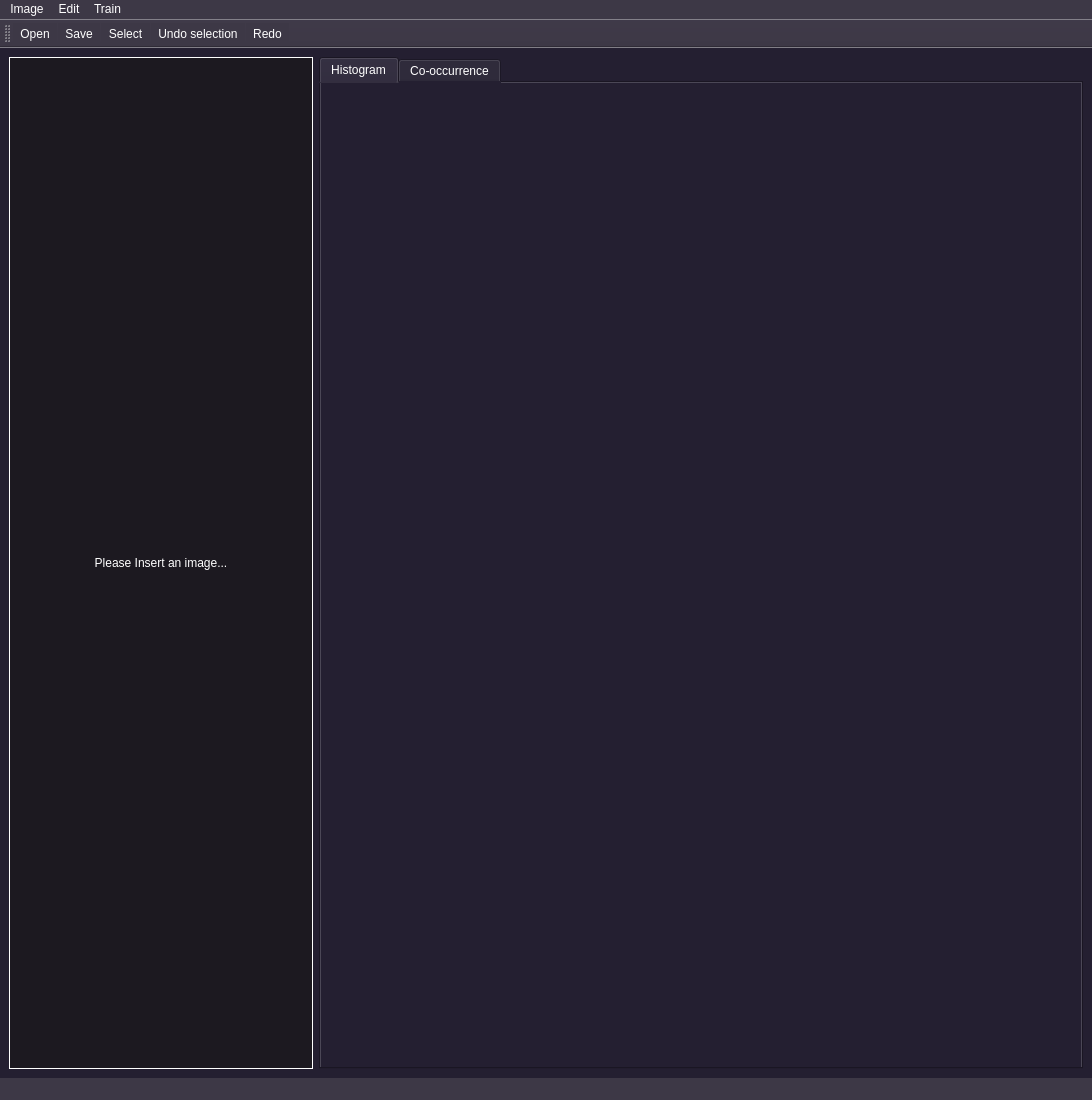
<?xml version="1.0" encoding="UTF-8"?>
<ui version="4.0">
 <class>MainWindow</class>
 <widget class="QMainWindow" name="MainWindow">
  <property name="geometry">
   <rect>
    <x>0</x>
    <y>0</y>
    <width>1092</width>
    <height>1100</height>
   </rect>
  </property>
  <property name="windowTitle">
   <string>MainWindow</string>
  </property>
  <property name="styleSheet">
   <string notr="true">background-color: rgb(61, 56, 70);
color: rgb(255, 255, 255);
selection-color: rgb(94, 92, 100);</string>
  </property>
  <widget class="QWidget" name="centralwidget">
   <property name="styleSheet">
    <string notr="true">background-color: rgb(36, 31, 49);</string>
   </property>
   <layout class="QHBoxLayout" name="horizontalLayout">
    <item>
     <layout class="QHBoxLayout" name="mainLayout">
      <item>
       <layout class="QHBoxLayout" name="imageLayout" stretch="0,0">
        <property name="spacing">
         <number>6</number>
        </property>
        <property name="sizeConstraint">
         <enum>QLayout::SetDefaultConstraint</enum>
        </property>
        <item>
         <widget class="ImageDisplayer" name="imageLabel">
          <property name="sizePolicy">
           <sizepolicy hsizetype="Preferred" vsizetype="Preferred">
            <horstretch>50</horstretch>
            <verstretch>0</verstretch>
           </sizepolicy>
          </property>
          <property name="minimumSize">
           <size>
            <width>0</width>
            <height>0</height>
           </size>
          </property>
          <property name="autoFillBackground">
           <bool>false</bool>
          </property>
          <property name="styleSheet">
           <string notr="true">background-color: rgb(28, 25, 32);
border-color: rgb(119, 118, 123);</string>
          </property>
          <property name="frameShape">
           <enum>QFrame::Box</enum>
          </property>
          <property name="text">
           <string>Please Insert an image...</string>
          </property>
          <property name="alignment">
           <set>Qt::AlignCenter</set>
          </property>
         </widget>
        </item>
        <item>
         <widget class="QTabWidget" name="imageInformation">
          <property name="sizePolicy">
           <sizepolicy hsizetype="Preferred" vsizetype="Preferred">
            <horstretch>0</horstretch>
            <verstretch>0</verstretch>
           </sizepolicy>
          </property>
          <property name="minimumSize">
           <size>
            <width>764</width>
            <height>0</height>
           </size>
          </property>
          <property name="maximumSize">
           <size>
            <width>764</width>
            <height>16777215</height>
           </size>
          </property>
          <property name="currentIndex">
           <number>0</number>
          </property>
          <widget class="ImagePlotter" name="imageHistogram">
           <attribute name="title">
            <string>Histogram</string>
           </attribute>
           <layout class="QHBoxLayout" name="horizontalLayout_4"/>
          </widget>
          <widget class="QWidget" name="imageCocorrency">
           <property name="sizePolicy">
            <sizepolicy hsizetype="Preferred" vsizetype="Preferred">
             <horstretch>0</horstretch>
             <verstretch>0</verstretch>
            </sizepolicy>
           </property>
           <attribute name="title">
            <string>Co-occurrence</string>
           </attribute>
          </widget>
         </widget>
        </item>
       </layout>
      </item>
     </layout>
    </item>
   </layout>
  </widget>
  <widget class="QMenuBar" name="menubar">
   <property name="geometry">
    <rect>
     <x>0</x>
     <y>0</y>
     <width>1092</width>
     <height>23</height>
    </rect>
   </property>
   <widget class="QMenu" name="menuFile">
    <property name="title">
     <string>Image</string>
    </property>
    <addaction name="openFile"/>
    <addaction name="saveFile"/>
    <addaction name="separator"/>
    <addaction name="quit"/>
   </widget>
   <widget class="QMenu" name="menuTrain">
    <property name="title">
     <string>Train</string>
    </property>
    <addaction name="selectDataset"/>
   </widget>
   <widget class="QMenu" name="menuEdit">
    <property name="title">
     <string>Edit</string>
    </property>
    <widget class="QMenu" name="menuRegion">
     <property name="title">
      <string>Region</string>
     </property>
     <addaction name="selectRegion"/>
     <addaction name="undoSelection"/>
     <addaction name="redoSelection"/>
    </widget>
    <addaction name="menuRegion"/>
   </widget>
   <addaction name="menuFile"/>
   <addaction name="menuEdit"/>
   <addaction name="menuTrain"/>
  </widget>
  <widget class="QStatusBar" name="statusbar"/>
  <widget class="QToolBar" name="toolBar">
   <property name="windowTitle">
    <string>toolBar</string>
   </property>
   <attribute name="toolBarArea">
    <enum>TopToolBarArea</enum>
   </attribute>
   <attribute name="toolBarBreak">
    <bool>false</bool>
   </attribute>
   <addaction name="openFile"/>
   <addaction name="saveFile"/>
   <addaction name="selectRegion"/>
   <addaction name="undoSelection"/>
   <addaction name="redoSelection"/>
  </widget>
  <action name="openFile">
   <property name="icon">
    <iconset>
     <normaloff>assets/icons/open-file.png</normaloff>assets/icons/open-file.png</iconset>
   </property>
   <property name="text">
    <string>Open</string>
   </property>
   <property name="shortcut">
    <string>Ctrl+F</string>
   </property>
  </action>
  <action name="saveFile">
   <property name="icon">
    <iconset>
     <normaloff>assets/icons/save.png</normaloff>assets/icons/save.png</iconset>
   </property>
   <property name="text">
    <string>Save</string>
   </property>
  </action>
  <action name="selectDataset">
   <property name="text">
    <string>Select dataset</string>
   </property>
  </action>
  <action name="quit">
   <property name="icon">
    <iconset>
     <normaloff>assets/icons/quit.png</normaloff>assets/icons/quit.png</iconset>
   </property>
   <property name="text">
    <string>Quit</string>
   </property>
  </action>
  <action name="selectRegion">
   <property name="icon">
    <iconset>
     <normaloff>assets/icons/select-area.png</normaloff>assets/icons/select-area.png</iconset>
   </property>
   <property name="text">
    <string>Select</string>
   </property>
  </action>
  <action name="undoSelection">
   <property name="icon">
    <iconset>
     <normaloff>assets/icons/undo.png</normaloff>assets/icons/undo.png</iconset>
   </property>
   <property name="text">
    <string>Undo selection</string>
   </property>
  </action>
  <action name="redoSelection">
   <property name="icon">
    <iconset>
     <normaloff>assets/icons/redo.png</normaloff>assets/icons/redo.png</iconset>
   </property>
   <property name="text">
    <string>Redo</string>
   </property>
  </action>
 </widget>
 <customwidgets>
  <customwidget>
   <class>ImageDisplayer</class>
   <extends>QLabel</extends>
   <header>widgets/image_displayer.h</header>
  </customwidget>
  <customwidget>
   <class>ImagePlotter</class>
   <extends>QWidget</extends>
   <header>widgets.image_plotter.h</header>
   <container>1</container>
   <slots>
    <slot>plot_histogram(QString)</slot>
   </slots>
  </customwidget>
 </customwidgets>
 <resources/>
 <connections>
  <connection>
   <sender>openFile</sender>
   <signal>triggered()</signal>
   <receiver>MainWindow</receiver>
   <slot>load_image_from_system()</slot>
   <hints>
    <hint type="sourcelabel">
     <x>-1</x>
     <y>-1</y>
    </hint>
    <hint type="destinationlabel">
     <x>545</x>
     <y>549</y>
    </hint>
   </hints>
  </connection>
  <connection>
   <sender>quit</sender>
   <signal>triggered()</signal>
   <receiver>MainWindow</receiver>
   <slot>close()</slot>
   <hints>
    <hint type="sourcelabel">
     <x>-1</x>
     <y>-1</y>
    </hint>
    <hint type="destinationlabel">
     <x>545</x>
     <y>549</y>
    </hint>
   </hints>
  </connection>
 </connections>
 <slots>
  <slot>load_image_from_system()</slot>
  <slot>plot_loaded_image(QString)</slot>
 </slots>
</ui>
